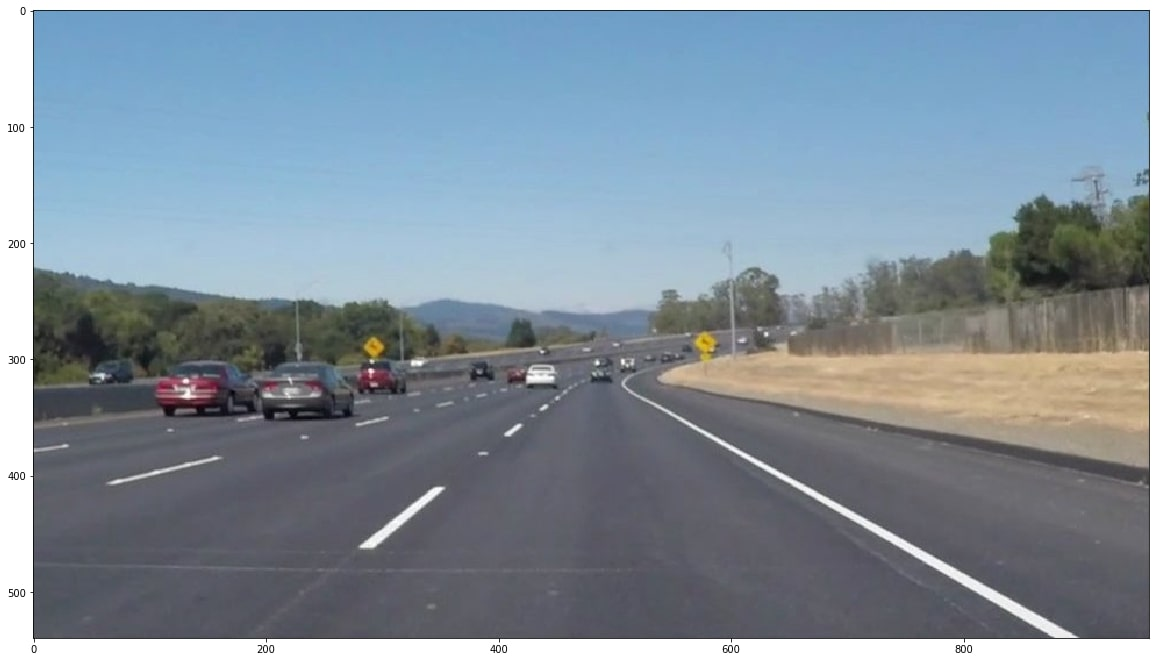
#> input picture onboardingProjects/LaneImage.jpg, 1159 x 662 px, found by its file name
$ python lane_detection.py
#> lines starting #> are read from the running program, lines starting #| are printed output that depends on the picture; after the words box and inside, x2 and y2 are one past the last pixel; in counts of white or black regions, pixels touching at a corner belong together
import matplotlib.pyplot as plt
import matplotlib.image as mpimg
import numpy as np
import cv2
import math

# Function to show our region of interest in the image
def region_of_interest(img, vertices):
    # Defines a blank matrix that matches the image height and width
    mask = np.zeros_like(img)

    match_mask_color = 255

    # Fills inside the polygon
    cv2.fillPoly(mask, vertices, match_mask_color)

    # Returns the image only where mask pixels match
    masked_image = cv2.bitwise_and(img, mask)
    return masked_image

# Function to draw lines that make up the lanes onto the image
def draw_lines(img, lines, color = [255, 0, 0], thickness = 3):
    # If there are no lines to draw, exit
    if lines is None:
        return

    # Makes a copy of the original image
    img = np.copy(img)

    # Creates a blank image that matches the original in size
    line_img = np.zeros(
        (
            img.shape[0],
            img.shape[1],
            3
        ),
        dtype = np.uint8
    )

    # Loops over all lines and draws them on the blank image
    for line in lines:
        for x1, y1, x2, y2 in line:
            cv2.line(line_img, (x1, y1), (x2, y2), color, thickness)

    # Merges the image with the lines ontp the original image
    img = cv2.addWeighted(img, 0.8, line_img, 1.0, 0.0)

    # Returns modified image
    return img

# Reads an image
image = mpimg.imread('solidWhiteCurve/LaneImage.jpg')
#> image is the input picture: shape (662, 1159, 3); mean R, G, B 129.6, 144, 156.4

# Defines height and width
height = image.shape[0]
#> height = 662
width = image.shape[1]
#> width = 1159

# Defines region of interest
region_of_interest_vertices = [
    (0, height),
    (width/2, height/2),
    (width, height),
]
#> region_of_interest_vertices = [(0, 662), (579.5, 331), (1159, 662)]

# Converts to grayscale
gray_image = cv2.cvtColor(image, cv2.COLOR_RGB2GRAY)
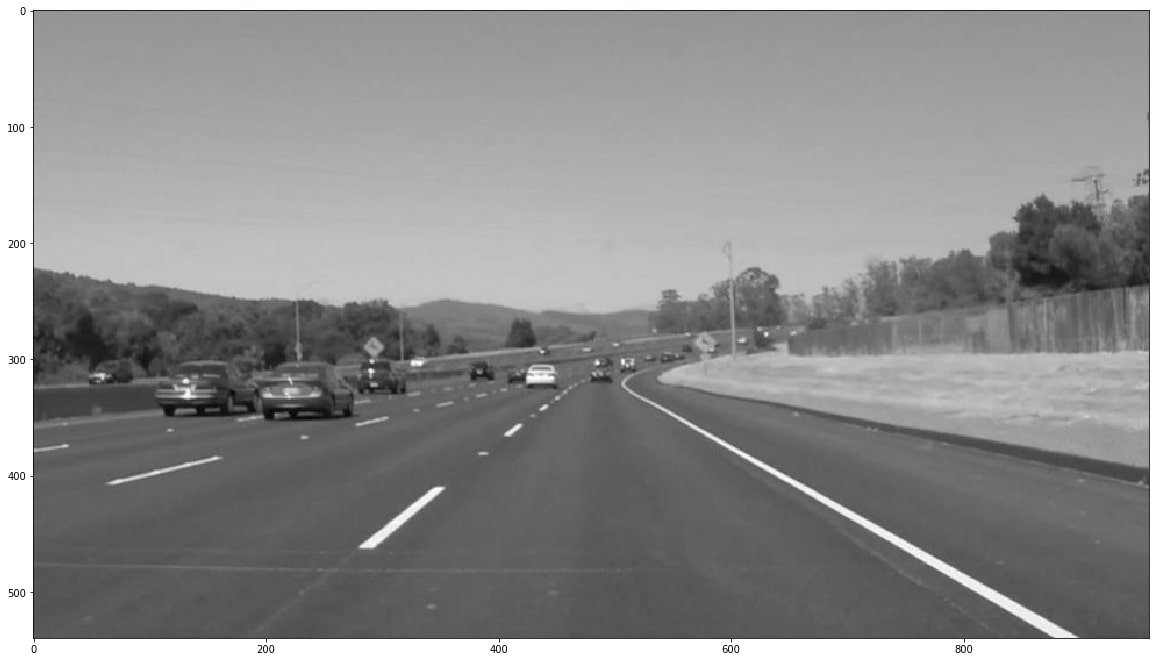
#> gray_image: shape (662, 1159); min 0, max 255, mean 141.1

# Calls Canny Edge Detection
cannyed_image = cv2.Canny(gray_image, 100, 200)
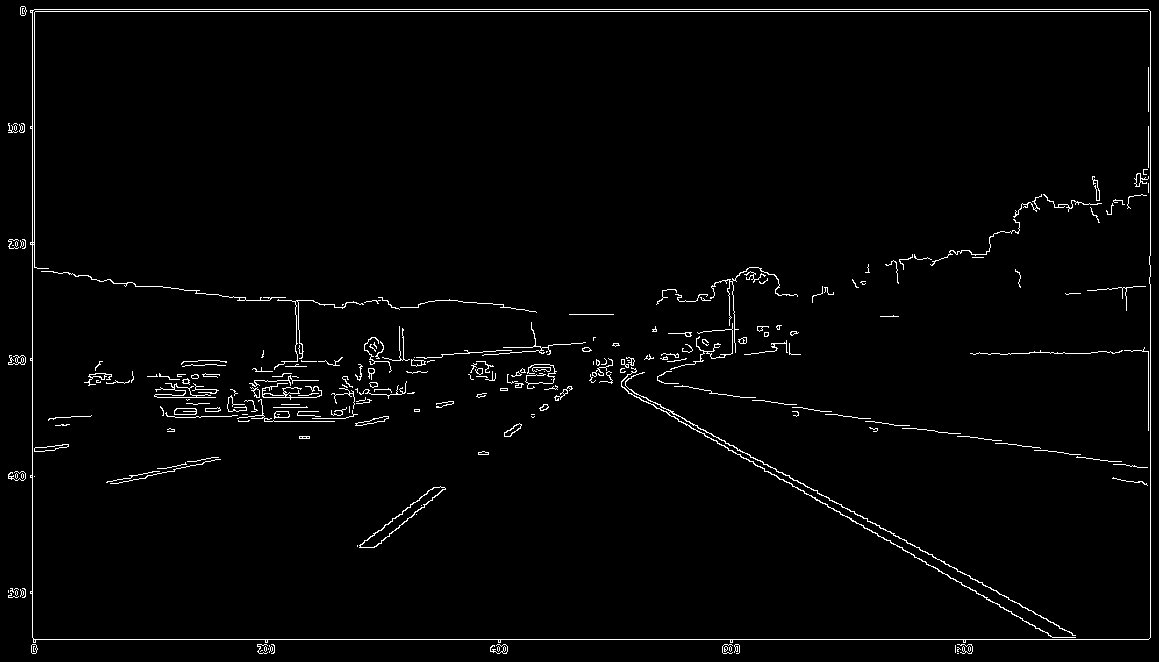
#> cannyed_image: shape (662, 1159); 2% white in thin lines or dots

# Cropped image showing region of interest
cropped_image = region_of_interest(cannyed_image, np.array([region_of_interest_vertices], np.int32))
#> in region_of_interest, `cv2.fillPoly(mask, vertices, match_mask_color)`:
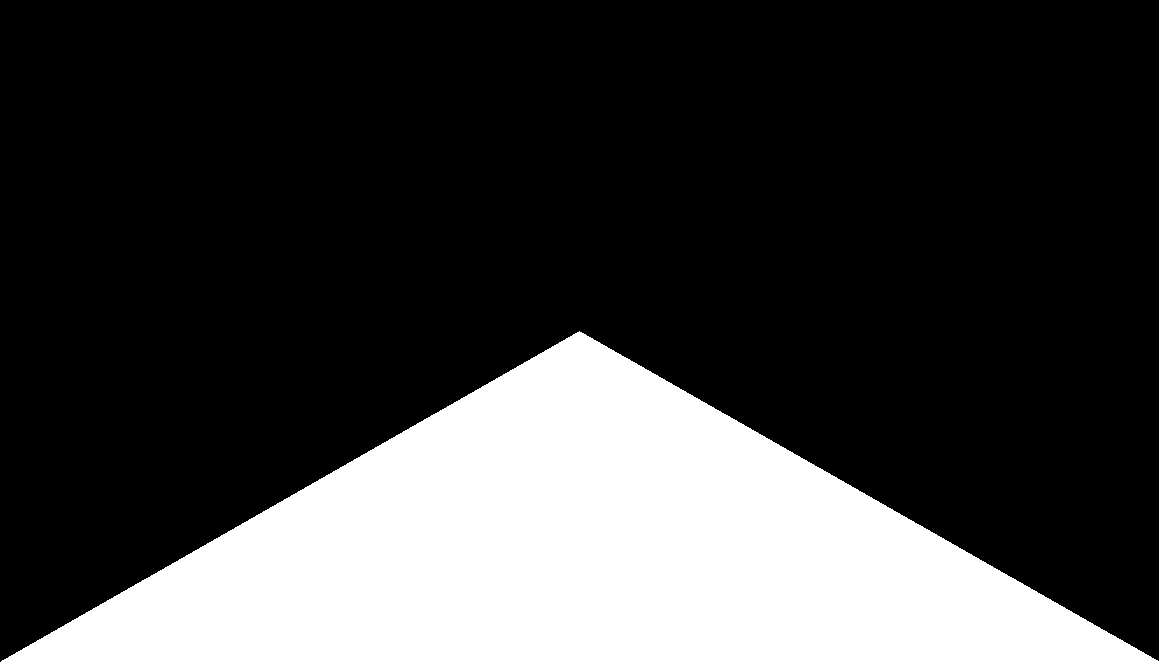
#> mask: shape (662, 1159); 25% white; 1 white region, box (x1, y1, x2, y2) and area: (1, 331, 1159, 662) 192063
#> in region_of_interest, `masked_image = cv2.bitwise_and(img, mask)`:
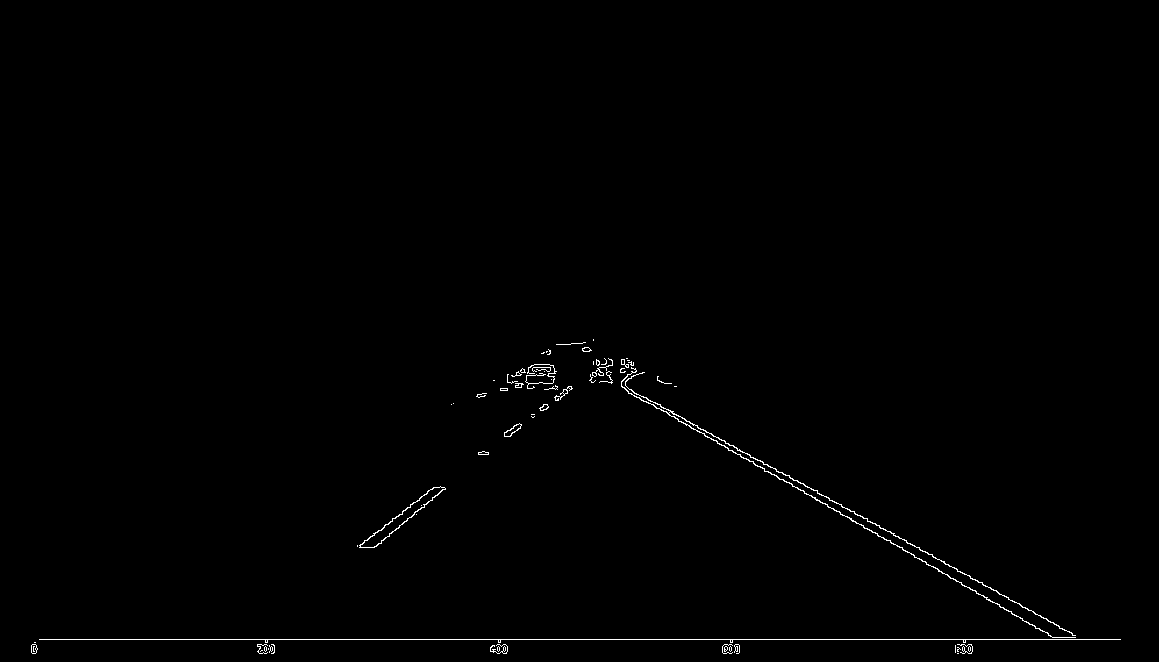
#> masked_image: shape (662, 1159); 0.52% white in thin lines or dots, all inside (x1, y1, x2, y2) = (31, 339, 1121, 654)

# Draws lines that make up the lanes
lines = cv2.HoughLinesP(
    cropped_image,
    rho = 6,
    theta = np.pi / 60,
    threshold = 160,
    lines = np.array([]),
    minLineLength = 40,
    maxLineGap = 25
)
#> lines = 14 rows, first 6: [39, 639, 1120, 639], [595, 372, 1055, 637], [598, 369, 750, 457], [789, 475, 907, 543], [484, 454, 569, 386], [775, 468, 867, 521]

 # List of left lines
left_line_x = []
left_line_y = []

# List of right lines
right_line_x = []
right_line_y = []

# Sorts the line into either left lines or right lines
for line in lines:
    for x1, y1, x2, y2 in line:
       # Calculates slope
        slope = (y2 - y1) / (x2 - x1)
        # Only considers extreme slopes
        if math.fabs(slope) < 0.5:
            continue
        # If slope is negative, it is in the left group
        if slope <= 0:
            left_line_x.extend([x1, x2])
            left_line_y.extend([y1, y2])
        # Otherwise it is in the right group
        else:
            right_line_x.extend([x1, x2])
            right_line_y.extend([y1, y2])
#> this loop made 14 passes
#> line on passes 1 to 12: [[39, 639, 1120, 639]], [[595, 372, 1055, 637]], [[598, 369, 750, 457]], [[789, 475, 907, 543]], [[484, 454, 569, 386]], [[775, 468, 867, 521]], [[867, 518, 1022, 607]], [[487, 454, 599, 363]], [[558, 400, 609, 359]], [[372, 547, 445, 488]], [[357, 545, 437, 487]], [[817, 490, 972, 579]]
#> after the loop, left_line_x = [484, 569, 487, 599, 558, 609, 372, 445, 357, 437, 482, 611]; left_line_y = [454, 386, 454, 363, 400, 359, 547, 488, 545, 487, 454, 360]; right_line_x = [595, 1055, 598, 750, 789, 907, 775, 867, 867, 1022, 817, 972, 969, 1074]; right_line_y = [372, 637, 369, 457, 475, 543, 468, 521, 518, 607, 490, 579, 575, 635]

# Just below the horizon
min_y = int(image.shape[0] * (3 / 5))
#> min_y = 397
# Bottom of image
max_y = int(image.shape[0])
#> max_y = 662

# Generates a linear function for the left lanes
poly_left = np.poly1d(np.polyfit(
        left_line_y,
        left_line_x,
        deg=1
))
left_x_start = int(poly_left(max_y))
#> left_x_start = 213
left_x_end = int(poly_left(min_y))
#> left_x_end = 558

# Generates a linear function for the right lanes
poly_right = np.poly1d(np.polyfit(
        right_line_y,
        right_line_x,
        deg=1
))
right_x_start = int(poly_left(max_y))
#> right_x_start = 213
right_x_end = int(poly_left(min_y))
#> right_x_end = 558


# Calls draw_lines function
line_image = draw_lines(
        image,
        [[
#> (the run stopped early here; a loop or call above may not have finished)
